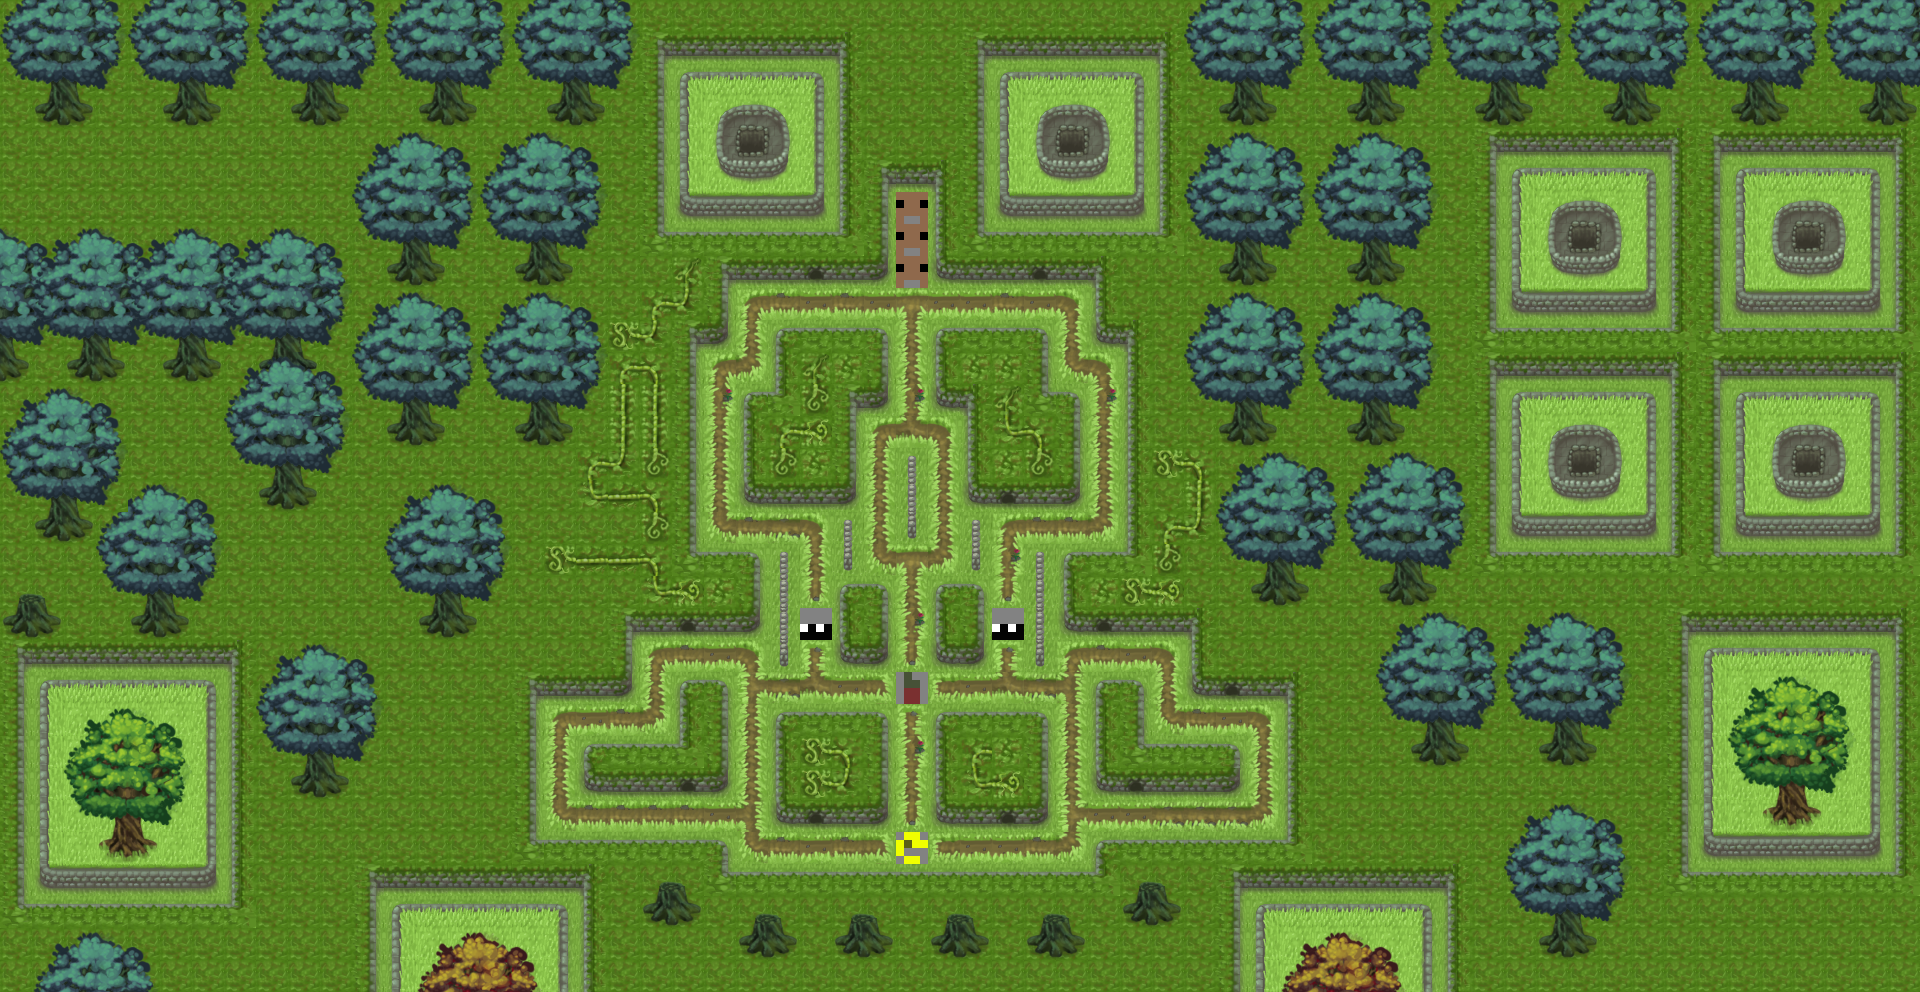

A 2D game scene composited from a Tiled map and its tileset images. What follows is a short description and the map's XML, with each tile layer's data collapsed to a summary:
An orthogonal 60x31 tile map with 32x32 px tiles, 2 tile layers (background, THE_ONE_LAYER).

<map version="1.0" orientation="orthogonal" width="60" height="31" tilewidth="32" tileheight="32">
 <tileset firstgid="1" name="tilemap_garden" tilewidth="32" tileheight="32">
  <image source="../Textures/tilemap_garden.png" width="960" height="960" />
 </tileset>
 <layer name="background" width="60" height="31">
  <data>[1860 cells, 1 non-empty, 1 distinct tile ids]</data>
 </layer>
 <layer name="THE_ONE_LAYER" width="60" height="31">
  <data>[1860 cells, 1860 non-empty, 127 distinct tile ids]</data>
 </layer>
 <objectgroup name="object" width="60" height="31" />
 <objectgroup name="collision" width="60" height="31" />
</map>
